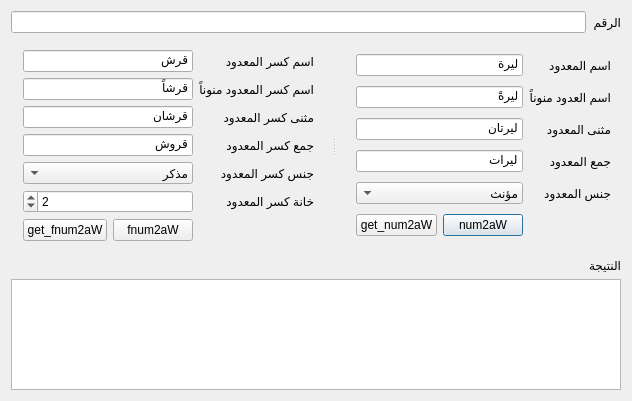
<?xml version="1.0" encoding="UTF-8"?>
<ui version="4.0">
 <class>MainView</class>
 <widget class="QDialog" name="MainView">
  <property name="geometry">
   <rect>
    <x>0</x>
    <y>0</y>
    <width>608</width>
    <height>401</height>
   </rect>
  </property>
  <property name="windowTitle">
   <string>num2a- QtExample</string>
  </property>
  <property name="layoutDirection">
   <enum>Qt::RightToLeft</enum>
  </property>
  <layout class="QVBoxLayout" name="verticalLayout_2">
   <item>
    <layout class="QHBoxLayout" name="horizontalLayout">
     <item>
      <widget class="QLabel" name="label_11">
       <property name="text">
        <string>الرقم</string>
       </property>
      </widget>
     </item>
     <item>
      <widget class="QLineEdit" name="edNumber"/>
     </item>
    </layout>
   </item>
   <item>
    <widget class="QSplitter" name="splitter">
     <property name="orientation">
      <enum>Qt::Horizontal</enum>
     </property>
     <property name="handleWidth">
      <number>20</number>
     </property>
     <widget class="QWidget" name="">
      <layout class="QGridLayout" name="gridLayout">
       <item row="0" column="0">
        <widget class="QLabel" name="label">
         <property name="text">
          <string>اسم المعدود</string>
         </property>
        </widget>
       </item>
       <item row="0" column="1">
        <widget class="QLineEdit" name="edItemName">
         <property name="text">
          <string>ليرة</string>
         </property>
        </widget>
       </item>
       <item row="1" column="0">
        <widget class="QLabel" name="label_2">
         <property name="text">
          <string>اسم العدود منوناً</string>
         </property>
        </widget>
       </item>
       <item row="1" column="1">
        <widget class="QLineEdit" name="edItemNameWithTanween">
         <property name="text">
          <string>ليرةً</string>
         </property>
        </widget>
       </item>
       <item row="2" column="0">
        <widget class="QLabel" name="label_3">
         <property name="text">
          <string>مثنى المعدود</string>
         </property>
        </widget>
       </item>
       <item row="2" column="1">
        <widget class="QLineEdit" name="edDualItemName">
         <property name="text">
          <string>ليرتان</string>
         </property>
        </widget>
       </item>
       <item row="3" column="0">
        <widget class="QLabel" name="label_4">
         <property name="text">
          <string>جمع المعدود</string>
         </property>
        </widget>
       </item>
       <item row="3" column="1">
        <widget class="QLineEdit" name="edPluralItemName">
         <property name="text">
          <string>ليرات</string>
         </property>
        </widget>
       </item>
       <item row="4" column="0">
        <widget class="QLabel" name="label_12">
         <property name="text">
          <string>جنس المعدود</string>
         </property>
        </widget>
       </item>
       <item row="4" column="1">
        <widget class="QComboBox" name="cbItemGender">
         <property name="currentIndex">
          <number>1</number>
         </property>
         <item>
          <property name="text">
           <string>مذكر</string>
          </property>
         </item>
         <item>
          <property name="text">
           <string>مؤنث</string>
          </property>
         </item>
        </widget>
       </item>
       <item row="5" column="1">
        <layout class="QHBoxLayout" name="horizontalLayout_2">
         <item>
          <widget class="QPushButton" name="btnNum2aW">
           <property name="text">
            <string>num2aW</string>
           </property>
          </widget>
         </item>
         <item>
          <widget class="QPushButton" name="btnGetnum2aW">
           <property name="text">
            <string>get_num2aW</string>
           </property>
          </widget>
         </item>
        </layout>
       </item>
      </layout>
     </widget>
     <widget class="QWidget" name="">
      <layout class="QGridLayout" name="gridLayout_2">
       <item row="0" column="0">
        <widget class="QLabel" name="label_5">
         <property name="text">
          <string>اسم كسر المعدود</string>
         </property>
        </widget>
       </item>
       <item row="0" column="1">
        <widget class="QLineEdit" name="edFractionalItemName">
         <property name="text">
          <string>قرش</string>
         </property>
        </widget>
       </item>
       <item row="1" column="0">
        <widget class="QLabel" name="label_6">
         <property name="text">
          <string>اسم كسر المعدود منوناً</string>
         </property>
        </widget>
       </item>
       <item row="1" column="1">
        <widget class="QLineEdit" name="edFractionalItemNameWithTanween">
         <property name="text">
          <string>قرشاً</string>
         </property>
        </widget>
       </item>
       <item row="2" column="0">
        <widget class="QLabel" name="label_7">
         <property name="text">
          <string>مثنى كسر المعدود</string>
         </property>
        </widget>
       </item>
       <item row="2" column="1">
        <widget class="QLineEdit" name="edFractionalDualItemName">
         <property name="text">
          <string>قرشان</string>
         </property>
        </widget>
       </item>
       <item row="3" column="0">
        <widget class="QLabel" name="label_8">
         <property name="text">
          <string>جمع كسر المعدود</string>
         </property>
        </widget>
       </item>
       <item row="3" column="1">
        <widget class="QLineEdit" name="edFractionalPluralItemName">
         <property name="text">
          <string>قروش</string>
         </property>
        </widget>
       </item>
       <item row="4" column="1">
        <widget class="QComboBox" name="cbFractionalItemNameGender">
         <item>
          <property name="text">
           <string>مذكر</string>
          </property>
         </item>
         <item>
          <property name="text">
           <string>مؤنث</string>
          </property>
         </item>
        </widget>
       </item>
       <item row="5" column="0">
        <widget class="QLabel" name="label_9">
         <property name="text">
          <string>خانة كسر المعدود</string>
         </property>
        </widget>
       </item>
       <item row="5" column="1">
        <widget class="QSpinBox" name="edDecimalPlace">
         <property name="value">
          <number>2</number>
         </property>
        </widget>
       </item>
       <item row="6" column="1">
        <layout class="QHBoxLayout" name="horizontalLayout_3">
         <item>
          <widget class="QPushButton" name="btnFnum2aW">
           <property name="text">
            <string>fnum2aW</string>
           </property>
          </widget>
         </item>
         <item>
          <widget class="QPushButton" name="btnGetFnum2aW">
           <property name="text">
            <string>get_fnum2aW</string>
           </property>
          </widget>
         </item>
        </layout>
       </item>
       <item row="4" column="0">
        <widget class="QLabel" name="label_13">
         <property name="text">
          <string>جنس كسر المعدود</string>
         </property>
        </widget>
       </item>
      </layout>
     </widget>
    </widget>
   </item>
   <item>
    <layout class="QVBoxLayout" name="verticalLayout">
     <item>
      <widget class="QLabel" name="label_10">
       <property name="text">
        <string>النتيجة</string>
       </property>
      </widget>
     </item>
     <item>
      <widget class="QTextEdit" name="edResult"/>
     </item>
    </layout>
   </item>
  </layout>
 </widget>
 <layoutdefault spacing="6" margin="11"/>
 <resources/>
 <connections/>
</ui>
